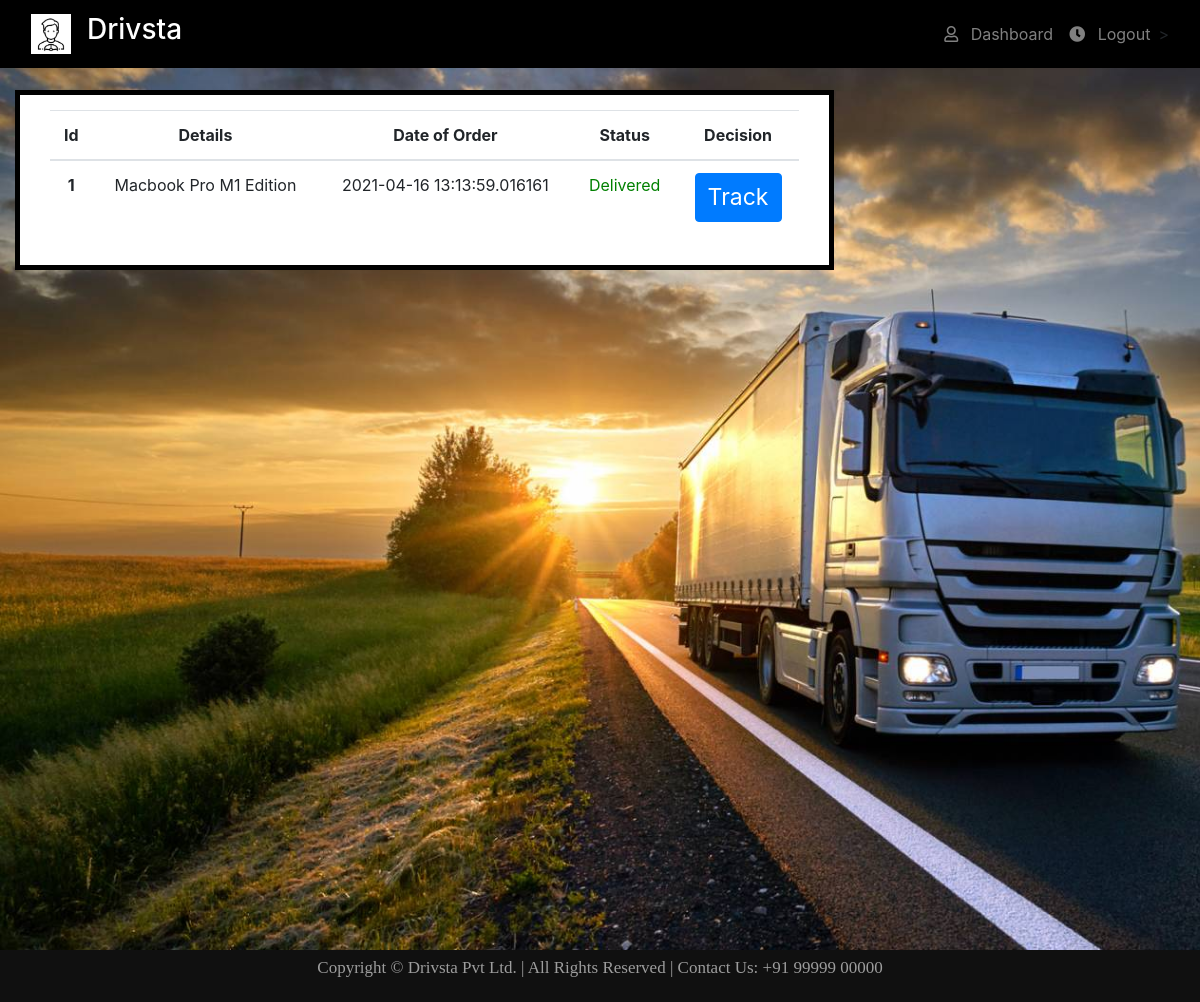
The page /userOrder (signed in) on the database its author committed.
### website/models.py (models this page shows)
class Order(db.Model):
    id = db.Column(db.Integer, primary_key=True)
    customerId = db.Column(db.Integer,db.ForeignKey('customer.id'))
    details = db.Column(db.String(500))
    truckNumber = db.Column(db.Integer,db.ForeignKey('truck.id'))
    status = db.Column(db.String(50),default="Pending")
    origin = db.Column(db.String(50))
    finalStation = db.Column(db.String(50))
    checkPoint = db.Column(db.Integer,db.ForeignKey('checkpoint.id'))
    driverId = db.Column(db.Integer,db.ForeignKey('driver.id'))
    dateOfOrder = db.Column(db.DateTime(timezone=True), default=datetime.now())
    dateDelivered = db.Column(db.DateTime(timezone=True))

### website/views.py (the view)
@views.route("/userOrder",methods = ['GET','POST'])
def userOrder():
    con = verifyUser("Customer")
    if con:
        cust = Customer.query.filter_by(email = session['email']).first()
        if cust:
            order = Order.query.filter_by(customerId = cust.id).all()
            return render_template('userOrder.html',orders=order)
    else:
        flash("Not a Customer!",category="error")
        return redirect(url_for('auth.logout'))

### website/__init__.py (called while the page is built)
def create_app():
    app = Flask(__name__)
    app.config['SECRET_KEY'] = 'sbfdsbfa secrret key hai sadhsa'
    app.config['SQLALCHEMY_DATABASE_URI'] = f'sqlite:///{DB_NAME}'
    db.init_app(app)
    from .views import views
    from .auth import auth
    app.register_blueprint(views, url_prefix='/')
    app.register_blueprint(auth, url_prefix='/')
    from .models import Customer, Order, Admin, Driver, Truck, Checkpoint,Role
    create_database(app)
    @app.before_request
    def before_request():
        g.user = None
        if 'user' in session:
            g.user = session['user']
    return app

### website/views.py (called while the page is built)
def verifyUser(User):
    if g.user:
        if User == "Admin":
            if session['role'] == 1:
                return True
        elif User == "Customer":
            if session['role'] == 2:
                return True
        elif User == "Driver":
            if session['role'] == 3:
                return True

### website/templates/userOrder.html (shortened to what this page needs)
{% extends 'base.html' %}
{% block content %}
<div class="background3">
<div class="container-fluid">
    <div class="mx-auto d-block">
        <div class="displayBox">
            <table class="table">
                <thead>
                    <tr>
                        <th scope="col">Id</th>
                        <th scope="col">Details</th>
                        <th scope="col">Date of Order</th>
                        <th scope="col">Status</th>
                        <th scope="col">Decision</th>
                    </tr>
                </thead>
                <tbody>
                    {% for order in orders %}
                    <tr>
                        <th scope="row">{{ order.id }}</th>
                        <td>{{ order.details }}</td>
                        <td>{{ order.dateOfOrder }}</td>
                        {% if order.status == "Delivered" %}
                            <td style="color: green;">{{ order.status }}</td>
                        {% elif order.status == "Pending" %}
                        <td style="color: red;">{{ order.status }}</td>
                        {% elif order.status == "Enroute" %}
                        <td style="color:purple;">{{ order.status }}</td>
                        {% endif %}
                        <td>
                            <button type="button" class="btn btn-primary"  style="font-size: 23px;" onclick="trackOrder({{ order.id }})" >Track</button>
                        </td>
                    </tr>
                    {% endfor %}
                </tbody>
            </table>
        </div>
    </div>
</div>
</div>
{% endblock %}
{% block footer %}
    {% include 'footer.html' %}
{% endblock %}

### website/static/style.css (style rules this page uses)
body { height:100%; width: 100%; margin: 0; }
.displayBox { float: left; font-size: calc(4px + 1vw); margin-top: 90px; padding: 15px 30px; width: 70%; background-color:#fff; color: #000; box-sizing: border-box; border: 5px solid black; margin-right: 0px; margin-bottom: 40px; }
.background3 { background: url('./images/trucklog3.jpg');padding: 0; text-align: center; color: #f8f8f8;background-size: cover; background-size: cover; min-height: 950px; background-repeat: no-repeat; }

### rows shown on the page
Order: id "1", details "Macbook Pro M1 Edition", dateOfOrder "2021-04-16 13:13:59.016161", status "Delivered"
